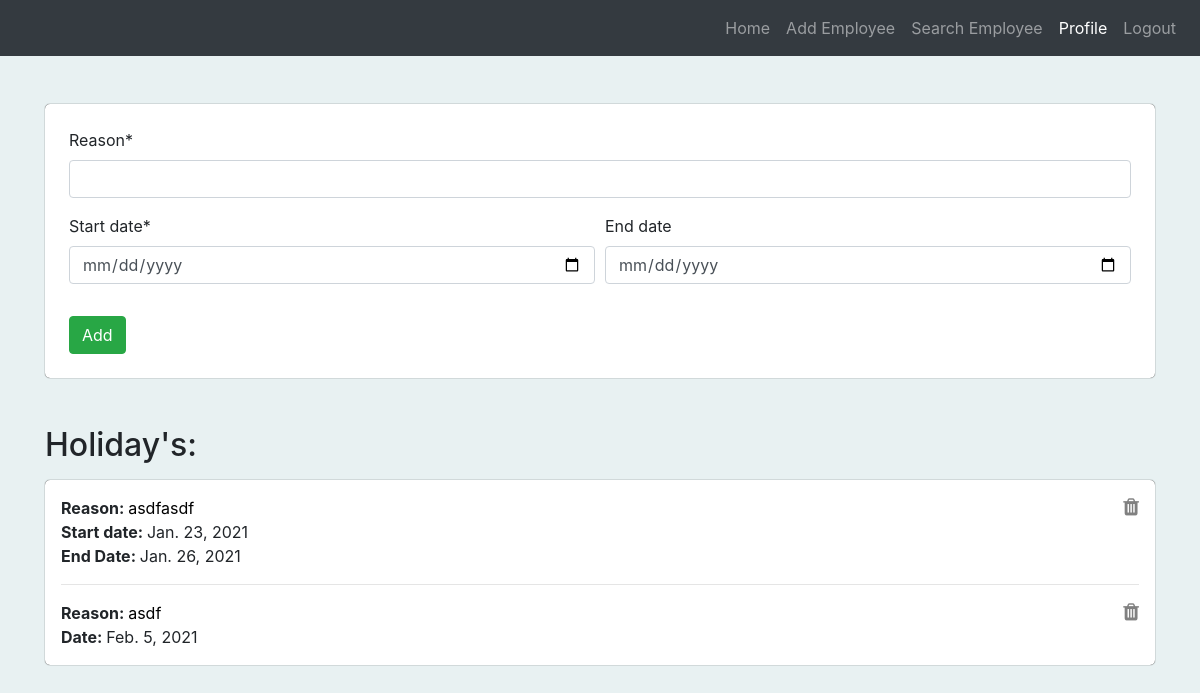
The page /manage_holiday (signed in) on the database its author committed.
### users/models.py (models this page shows)
class Holidays(models.Model):
    reason = models.CharField(max_length=200)
    start_date = models.DateField()
    end_date = models.DateField(null=True, blank=True)

### users/views.py (the view)
# urls.py: path('manage_holiday', manage_holiday, name="users_man_holiday_page"),
@login_required(login_url='/login')
@user_passes_test(is_admin, login_url='/login')
def manage_holiday(request):
    form = HolidayForm(request.POST or None)
    if form.is_valid():
        form.save()
        form = HolidayForm()
    object_list = Holidays.objects.all()
    context = {'form': form, 'object_list': object_list}
    return render(request, 'users/manage_holiday.html', context)

### users/forms.py
class HolidayForm(forms.ModelForm):
    class Meta:
        model = Holidays
        fields = ['reason', 'start_date', 'end_date']
    def __init__(self, *args, **kwargs):
        super().__init__(*args, **kwargs)
        self.fields['end_date'].required = False
        self.fields['start_date'].widget = forms.DateInput(attrs={'type': 'date'})
        self.fields['end_date'].widget = forms.DateInput(attrs={'type': 'date'})

### users/views.py (called while the page is built)
def is_admin(user):
    try:
        a = user.admin
        return True
    except:
        return False

### users/templates/users/manage_holiday.html (shortened to what this page needs)
{% extends 'index.html' %}
{% load crispy_forms_tags %}
{% load widget_tweaks %}
{% block main %}
{% include "nav.html" %}
<div class="container">
    <div class="box p-4 my-5  main">
        <div>
            <form method="post" autocomplete="off">
                <div class="form-group">
                    {{form.reason|as_crispy_field}}
                </div>
                <div class="form-row">
                    <div class="form-group col-md-6">
                        {{form.start_date|as_crispy_field}}
                    </div>
                    <div class="form-group col-md-6">
                        {{form.end_date|as_crispy_field}}
                    </div>
                </div>
                <button class="btn btn-success">Add</button>
            </form>
        </div>
    </div>
    <h2>Holiday's:</h2>
    <div class="box p-3 my-3">
        {% for holiday in object_list %}
            <div class="d-flex justify-content-between leave " role="alert">
                <div class="mr-auto">
                    <strong>Reason: </strong><span style="color:black">{{holiday.reason}}</span><br>
                    {% if holiday.end_date %}
                        <strong>Start date: </strong>{{holiday.start_date}}<br>
                        <strong>End Date: </strong>{{holiday.end_date}}
                    {% else %}
                        <strong>Date: </strong>{{holiday.start_date}}<br>
                    {% endif %}
                </div>
                <div class="d-flex justify-content-end ml-2">
                    <a style="color:grey" href="{% url 'users_app:users_del_holiday_page' id=holiday.id %}">
                        <i title="Delete" class="fa fa-trash delete_btn" style="font-size:20px"></i>
                    </a>
                </div>
            </div>
            {% if not forloop.last %}
                <hr>
            {% endif %}
        {% empty %}
            No Holidays Added
        {% endfor %}
    </div>
</div>
{% endblock %}

### users/templates/users/manage_holiday.html (style rules this page uses)
body { background-color:#E8F1F2; }
.box { border-radius:5px; box-shadow:0px 0px 1px 0px black; background-color:white; }

### rows shown on the page
Holidays: reason "asdfasdf", start_date "Jan. 23, 2021", end_date "Jan. 26, 2021"
Holidays: reason "asdf", start_date "Feb. 5, 2021"
